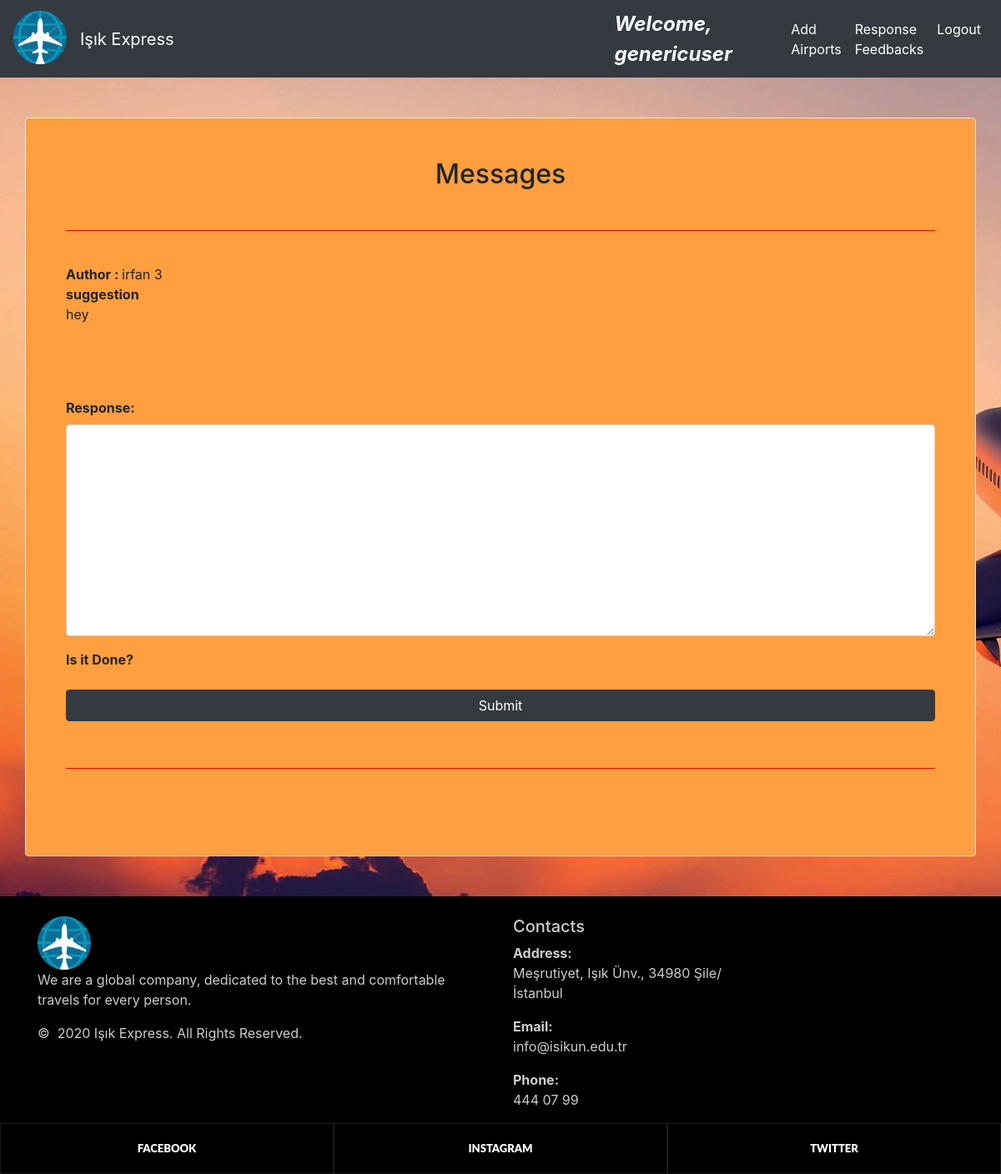
Page /response_feedback/12 (signed in) on the committed database.
### home/models.py (models this page shows, shortened)
class Feedback(models.Model):
    TYPE = (
        ('request','request'),
        ('suggestion','suggestion'),
        ('complaint','complaint')
    )
    ISOK =(
        ('YES','YES'),
        ('NO','NO')
    )
    type= models.CharField(max_length=255,null=True,choices=TYPE)
    text= models.TextField(max_length=1000, null=True)
    registereduser =models.ForeignKey(RegisteredUser,null=True,on_delete= models.CASCADE)
    adminresponse=models.TextField(max_length=1000,null=True,blank=True)
    is_ok = models.CharField(default='NO', max_length=10, null=True , choices=ISOK)

class RegisteredUser(models.Model):
    user= models.OneToOneField(User,null=True,on_delete=models.CASCADE)   ## realation with django's user
    first_name = models.CharField(max_length=255,null=True)
    last_name = models.CharField(max_length=255, null=True)
    phone = models.CharField(max_length=11, null=True)
    email = models.EmailField(max_length=254)
    date_created = models.DateField(auto_now_add=True,null=True)
    my_points = models.DecimalField(max_digits=10, decimal_places=2, null=True)
    def __str__(self):
        return self.first_name+" "+self.last_name

### home/views.py (the view)
# urls.py: path('response_feedback/<int:id>', views.response_feedback, name="response_feedback"),
@login_required
def response_feedback(request , id):
    user = request.user
    registereduser = RegisteredUser.objects.get(user=user)
    requested_user_type = user_type.objects.get(registereduser=registereduser)
    firstfeedback = Feedback.objects.get(id=id)
    form = ResponseForm(request.POST, instance=firstfeedback)
    if request.method == "POST":
        if form.is_valid():
            form = ResponseForm(request.POST , instance=firstfeedback)
            form.save()
            Feedback.objects.filter(id=id).update(is_ok='YES')
            return HttpResponseRedirect('/feedbacklist')
    return render(request, 'home/response_feedback.html', {'form': form, 'requested_user_type': requested_user_type , 'firstfeedback': firstfeedback})

### home/forms.py
class ResponseForm(ModelForm):
   class Meta:
      model = Feedback
      fields = ['adminresponse' ]
      widgets = {
          'adminresponse': forms.Textarea(attrs={'class': 'form-control'}),
      }

### home/templates/home/response_feedback.html (shortened to what this page needs)
{% extends 'home/main.html' %}
{% load static %}
{% block content %}
<head>
    <link rel="stylesheet" type="text/css" href="{% static 'css/footer.css' %}">
    <link rel="stylesheet" type="text/css" href="{% static 'css/background.css' %}">
    <link rel="stylesheet" href="https://cdnjs.cloudflare.com/ajax/libs/font-awesome/4.7.0/css/font-awesome.min.css">
    <link rel="stylesheet" href="https://stackpath.bootstrapcdn.com/bootstrap/4.1.1/css/bootstrap.min.css">
    <link rel="stylesheet" href="https://stackpath.bootstrapcdn.com/bootstrap/4.1.1/js/bootstrap.bundle.min.js">
</head>
<body class="first-info">
{% if requested_user_type.user_type == 'A' %}
<div class="container border p-5 my-5 rounded" style="background-color:#ff9f40">
    <center><h2>Messages</h2></center>
    <br>
    <hr color="#ff0000">
    <br>
    <b> Author : </b> {{ firstfeedback.registereduser }}
    <br>
    <b>{{ firstfeedback.type }}</b>
    <br>
    <p>{{ firstfeedback.text }}</p>
    <br>
    <br><br>
    <form role="form" method="POST">
        <div class="form-group">
            <label><b>Response:</b></label>
            {{form.adminresponse}}
        </div>
        <div class="form-group">
            <label><b>Is it Done?</b></label>
        </div>
        <div class="form-group">
            <button class="btn btn-dark btn-block" type="submit">Submit</button>
        </div>
        <br>
        <hr color="#ff0000">
        <br>
    </form>
</div>
{% endif %}
</body>
{% endblock %}

### home/templates/home/navbar.html (shortened to what this page needs)
{% load static %}
{% block content %}
<head>
</head>
<body>
<nav class="navbar navbar-expand-md navbar-dark bg-dark">
    <a class="navbar-brand pb-2" href="{% url 'homepage' %}"><img src="{% static 'images/logo.png' %}" style="height: 64px; width: 64px"></a>
                <a class="navbar-brand" href="{% url 'homepage' %}">Işık Express</a>
    <a class="nav navbar-nav navbar-right " style="margin-left: 32rem !important;" ><font  size="5" color="white"><b><i>Welcome, {{user.username}}</i></b></font></a>
    <div class="collapse navbar-collapse" id="navbarNavDropdown" style="margin-left: 3% !important;">
        <ul class="navbar-nav">
        {% if requested_user_type.user_type == 'A' %}
        <li class="nav-item active">
                <a class="nav-link" href="{% url 'addairport' %}">Add Airports <span class="sr-only">(current)</span></a>
            </li>
            <li class="nav-item">
                <a class="nav-link" href="{% url 'feedbacklist' %}" style="color:white">Response Feedbacks</a>
            </li>
             <li class="nav-item">
                 <a class="nav-link" href="{% url 'logout' %}" style="color:white">Logout</a>
             </li>
        {% endif %}
        </ul>
    </div>
</nav>
</body>
{% endblock %}

### home/static/css/background.css (style rules this page uses)
.first-info { background-image: url( '/static/images/plane1.jpg' ) ; background-size: cover; background-repeat: no-repeat; }

### home/static/css/footer.css (style rules this page uses)
ul, ol { list-style: none; padding: 0; margin: 0; }

### rows in the picture
Feedback: registereduser "irfan 3", type "suggestion", text "hey"

### other values in the picture
{{ user.username }} "genericuser"
